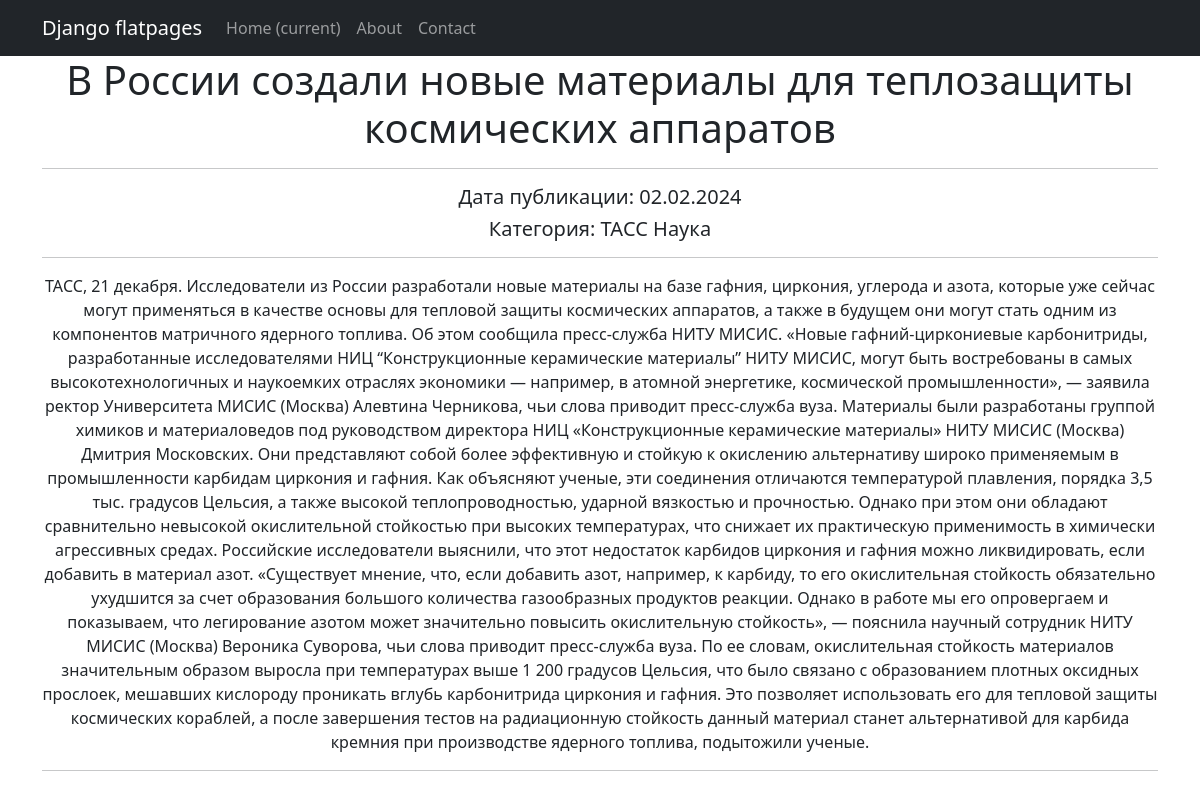
The page /news/2 on the database its author committed.
### news/models.py (models this page shows, shortened)
class News(models.Model):
    name = models.CharField(max_length=128, unique=True)
    description = models.TextField()
    dateCreate = models.DateTimeField(auto_now_add=True)
    category = models.ForeignKey(
        to='Category',
        on_delete=models.CASCADE,
        related_name='news',  # все новости/статьи в категории будут доступны через поле news
    )

class Category(models.Model):
    name = models.CharField(max_length=24, unique=True)

### news/views.py (the view)
# urls.py: path('<int:pk>', NewsDetail.as_view()),
class NewsDetail(DetailView):
    model = News
    template_name = 'onlynews.html'
    context_object_name = 'onlynews'

### news/templatetags/censor_filter.py (called while the page is built)
@register.filter()
def censor(text):
    forbidden_words = ['производство']
    if not isinstance(text, str):
        raise TypeError('Переменная должна быть строкой')
    for word in forbidden_words:
        pattern = r'\b' + re.escape(word) + r'\b'
        replacement = word[0] + '*' * (len(word) - 1)
        text = re.sub(pattern, replacement, text, flags=re.IGNORECASE)  # Заменяем совпавшые слова.
    return text

### templates/onlynews.html (shortened to what this page needs)
{% extends 'flatpages/default.html' %}
{% load censor_filter %}
{% block content %}
<h1>{{ onlynews.name|censor }}</h1>
<hr>
<h5>Дата публикации: {{ onlynews.dateCreate|date:"d.m.Y" }}</h5>
<h5>Категория: {{ onlynews.category.name }}</h5>
<hr>
<p>{{ onlynews.description|censor }}</p>
<hr>
{% endblock content %}

### rows shown on the page
News: name|censor "В России создали новые материалы для теплозащиты космических аппаратов", dateCreate "02.02.2024", category.name "ТАСС Наука", description|censor "ТАСС, 21 декабря. Исследователи из России разработали новые материалы на базе гафния, циркония, углерода и азота, которые уже сейчас могут применяться в качестве основы для тепловой защиты космических аппаратов, а также в будущем они могут стать одним из компонентов матричного ядерного топлива. Об этом сообщила пресс-служба НИТУ МИСИС. «Новые гафний-циркониевые карбонитриды, разработанные исследователями НИЦ “Конструкционные керамические материалы” НИТУ МИСИС, могут быть востребованы в самых высокотехнологичных и наукоемких отраслях экономики — например, в атомной энергетике, космической промышленности», — заявила ректор Университета МИСИС (Москва) Алевтина Черникова, чьи слова приводит…"
